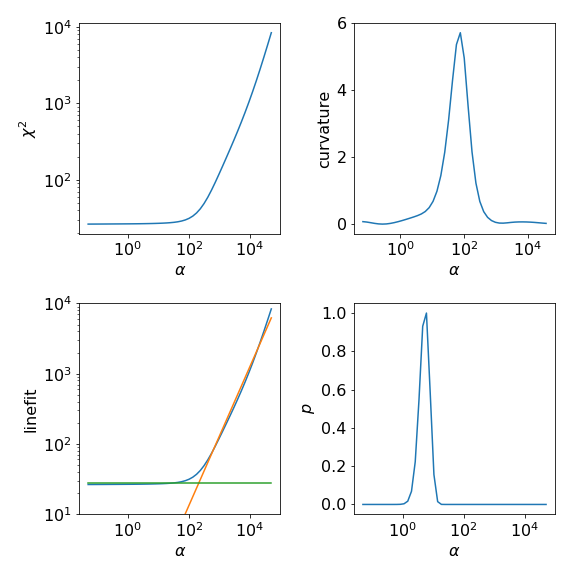

Reproduce this figure in Python.
# analysis of the output (here we only look at the normal run without preblur)
import matplotlib.pyplot as plt
plt.rcParams['figure.figsize'] = (8, 8)
plt.rcParams.update({'font.size': 16})

fig1 = plt.figure()
# chi2(alpha)
plt.subplot(2, 2, 1)
res.plot_chi2()
# curvature(alpha)
plt.subplot(2, 2, 2)
res.analyzer_results['Chi2CurvatureAnalyzer'].plot_curvature()
# linefit of chi2(alpha)
plt.subplot(2, 2, 3)
res.analyzer_results['LineFitAnalyzer'].plot_linefit()
plt.ylim(1e1, 1e4)
# probablity(alpha)
plt.subplot(2, 2, 4)
res.plot_probability()
plt.tight_layout()
fig1.savefig('srvo3_analysis.png')

# spectral function A
matplotlib.rcParams['figure.figsize'] = (8, 6)
fig2 = plt.figure()
plt.plot(res.omega, res.get_A_out('LineFitAnalyzer'),
         '-', lw=3, label='LineFit')
plt.plot(res.omega, res.get_A_out('Chi2CurvatureAnalyzer'),
         '--', lw=3, label='Chi2Curvature')
plt.plot(res.omega, res.get_A_out('BryanAnalyzer'),
         '-', lw=3, label='Bryan')
plt.plot(res.omega, res.get_A_out('ClassicAnalyzer'),
         '--', lw=3, label='Classic')
plt.plot(res_pb.omega, res_pb.get_A_out('LineFitAnalyzer'),
         'k-', lw=3, label='Preblur LineFit')
plt.legend()
plt.xlim(-6, 6)
plt.ylim(0, 1)
plt.ylabel('A')
plt.xlabel(r'$\omega$')
plt.tight_layout()
fig2.savefig('srvo3_A.png')

# print the optimal alpha-values
print('Curvature: ', res.analyzer_results[
      'Chi2CurvatureAnalyzer']['alpha_index'])
print('LineFit: ', res.analyzer_results['LineFitAnalyzer']['alpha_index'])
print('Classic: ', res.analyzer_results['ClassicAnalyzer']['alpha_index'])
print('Preblur LineFit: ', res_pb.analyzer_results[
      'LineFitAnalyzer']['alpha_index'])
